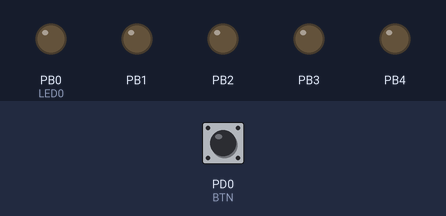
Recording of a program running on a simulated ATmega328P, built with avr-gcc and emulated at 16 MHz. Shown: output pins drawn as LEDs (lit = HIGH). Dashed ring = blinking. The inputs (shaded band) are chosen by the test bench; at power-on: PD0 (BTN) HIGH.

Above: at 1.5 s.
1.6 s: PD0 (BTN) pulled LOW for 0.3 s
At 1.87 s:
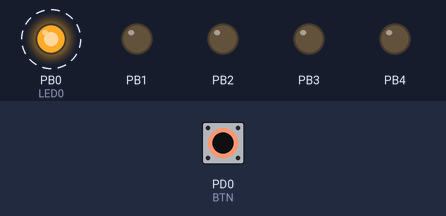
4.6 s: PD0 (BTN) pulled LOW for 1 s
At 5.12 s:
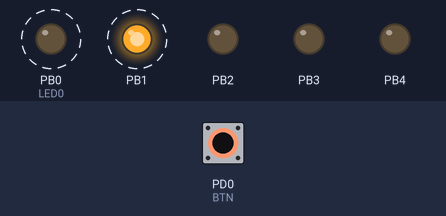
7.6 s: PD0 (BTN) pulled LOW for 3.2 s
At 8.87 s:
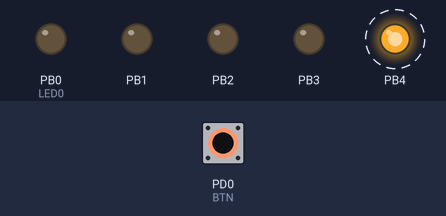
Timing chart, 0 to 14.0 s (numbered marks = the images above; inputs shaded):
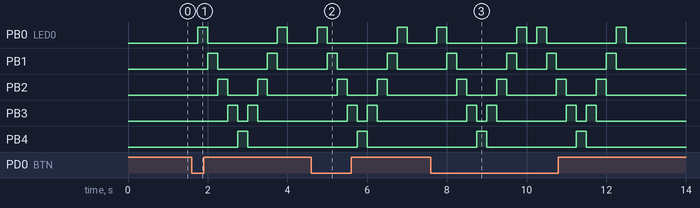

Measured:
- after the input at 1.6 s, PB0 (LED0): alternates HIGH for 0.25 s and LOW for 1.8 s, starting after 0.15 s; PB1: alternates HIGH for 0.25 s and LOW for 1.3 s, starting after 0.40 s
- after the input at 4.6 s, PB0 (LED0): alternates HIGH for 0.25 s and LOW for 1.8 s, starting after 0.15 s; PB1: alternates HIGH for 0.25 s and LOW for 1.3 s, starting after 0.40 s
- after the input at 7.6 s, PB0 (LED0): LOW → HIGH after 0.15 s, → LOW 0.25 s later, → HIGH 1.8 s later, → LOW 0.25 s later, … (8 changes in this stretch); PB1: LOW → HIGH after 0.40 s, → LOW 0.25 s later, → HIGH 1.3 s later, → LOW 0.25 s later, … (8 changes in this stretch)

The program:

main.c
```c
//* Defines -----------------------------------------------------------*/
#define BTN  PD0
#define BLINK_DELAY 250
#ifndef F_CPU
#define F_CPU 16000000      // CPU frequency in Hz required for delay
#endif

/* Includes ----------------------------------------------------------*/
#include <util/delay.h>     // Functions for busy-wait delay loops
#include <avr/io.h>         // AVR device-specific IO definitions


int main(void)
{
	// Setting pin PD0 to input with internal pull-up resistor
	DDRD = DDRD & ~(1<<BTN);
	PORTD = PORTD | (1<<BTN);

	//Setting pins (reg B) to output PB0 ~ PB4
	// 0001 1111 = 31
	DDRB = DDRB | 31;

	// Set pins LOW in Data Register (LEDs off)
	// PORTB = PORTB and 1110 0000
	// 1110 0000 = 224
	PORTB = PORTB & 224;


    // Infinite loop
    while (1)
    {
		_delay_ms(BLINK_DELAY);

		if (bit_is_clear(PIND,BTN)) // the LEDs will do the full cycle
		{

			PORTB = PORTB ^ (1<<0); // setting LED0 on
			_delay_ms(BLINK_DELAY);

			for (int i = 0; i < 4; i++) //i = 0,1,2,3
			{
				PORTB = PORTB ^ ~(1<<i); // setting LED_i off
				PORTB = PORTB ^ ~(1<<(i+1)); // setting LED_(i+1) on
				_delay_ms(BLINK_DELAY);
			}

			for (int i = 4; i > 0; i--)	// i = 4,3,2,1
			{
				PORTB = PORTB ^ ~(1<<i); // setting LED_i off
				PORTB = PORTB ^ ~(1<<(i-1)); // setting LED_(i-1) on
				_delay_ms(BLINK_DELAY);
			}

			PORTB = PORTB ^ (1<<0); // setting LED0 off

		}


    }

    // Will never reach this
    return 0;
}
```
